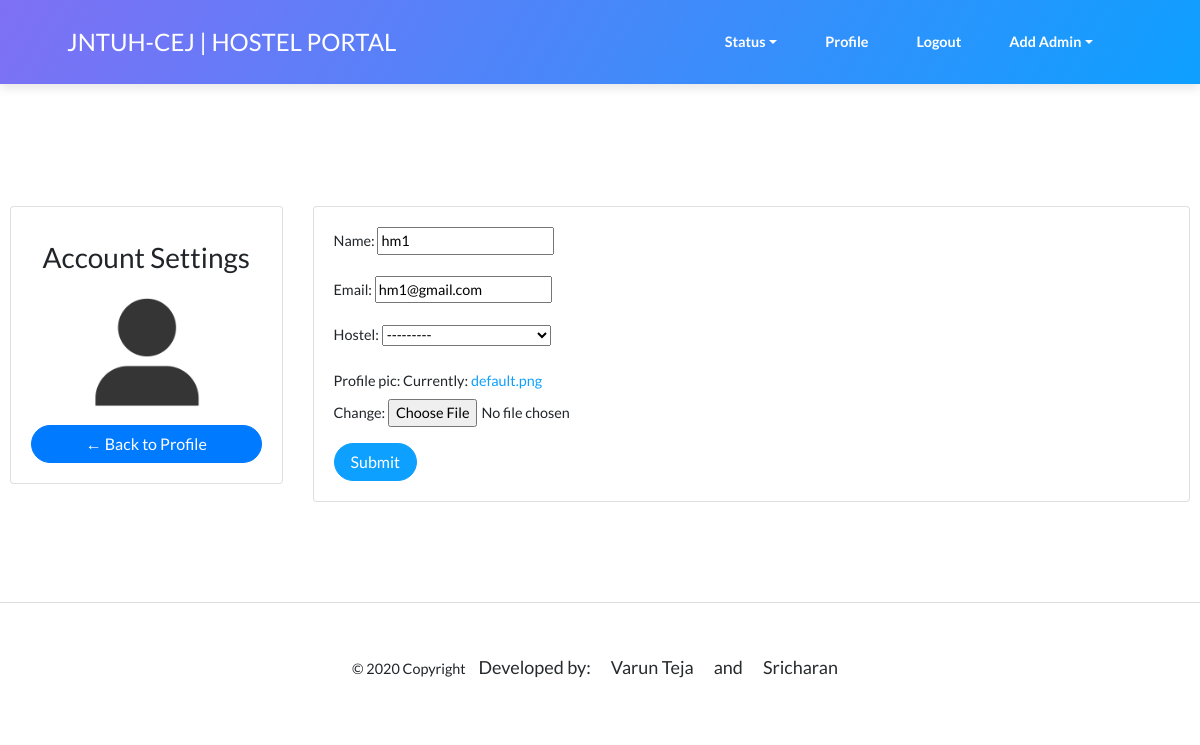
Screenshot of /HM_update_profile/ (signed in) with the database file from the repository.
### Home/models.py (models this page shows, shortened)
class Staff(models.Model):
    DESIG=(
        ('HM','Hostel Manager'),
        ('Caretaker','Caretaker'),
        ('maintainance','Maintainance'),
    )
    HNAMES = (
        ('Godavari', 'Godavari Boys Hostel'),
        ('krishna', 'Krishna Boys Hostel'),
        ('sharadha', 'Sharadha Girls Hostel'),
        ('saraswathi', 'Saraswathi Girls Hostel'),
    )
    user = models.OneToOneField(User, null=True, blank=True, on_delete=models.SET_NULL)
    name = models.CharField(max_length=200, null=True)
    email = models.CharField(max_length=200, null=True,validators=[validate_email])
    designation = models.CharField(max_length=200,null=True,choices=DESIG)
    hostel= models.CharField(max_length=200,null=True,choices=HNAMES)
    profile_pic = models.ImageField(null=True, default='default.png',validators=[validate_image])

### Home/decorators.py (the view)
		def wrapper_func(request, *args, **kwargs):
			group = None
			if request.user.groups.exists():
				group = request.user.groups.all()[0].name
			if group in allowed_roles:
				return view_func(request, *args, **kwargs)
			else:
				return HttpResponse('You are not authorized to view this page')

### Home/forms.py
class staffprofileForm(ModelForm):
	class Meta:
		model=Staff
		fields='__all__'
		exclude=['user','designation']

### Home/views.py (called while the page is built)
@allowed_users(allowed_roles=['HM'])
def HMupdateprofile(request):
    HM=Staff.objects.get(user=request.user)
    form = staffprofileForm(instance=HM)  # passing form
    if request.method == 'POST':
        form = staffprofileForm(request.POST, request.FILES, instance=HM)
        if form.is_valid():
            form.save()
    context={'HM':HM ,'form': form}
    return render(request, 'Home/HMupdateprofile.html', context)

### Home/templates/Home/HMupdateprofile.html (shortened to what this page needs)
{% extends 'Home/HMbase.html' %}
{% load static %}
{% block content %}
<div style="margin : 100px ">
<br>
<div class="row" >
	<div class="col-md-3">
		<div class="card card-body">
			<h3 style="text-align: center">Account Settings</h3>
			<img class="profile-pic" src="{{ request.user.staff.profile_pic.url }}" >
			<a class="btn btn-warning" href="{% url 'HMprofile' %}" style="color: #ffffff;
    background-color: #007bff;
    border-color: #007bff;"> &#8592; Back to Profile</a>
		</div>
	</div>
	<div class="col-md-9">
		<div class="card card-body">
			<form method="POST" action="" enctype="multipart/form-data">
				{{form.as_p}}
			<input class="btn btn-primary" type="submit" name="Update Information">
			</form>
		</div>
	</div>
</div>
</div>
{% endblock content %}

### Home/templates/Home/HMupdateprofile.html (style rules this page uses)
.profile-pic { max-width: 200px; max-height:200px; margin: 0 auto; border-radius: 50%; }

### rows the page displays
Staff: name "hm1", email "hm1@gmail.com", hostel "---------"
